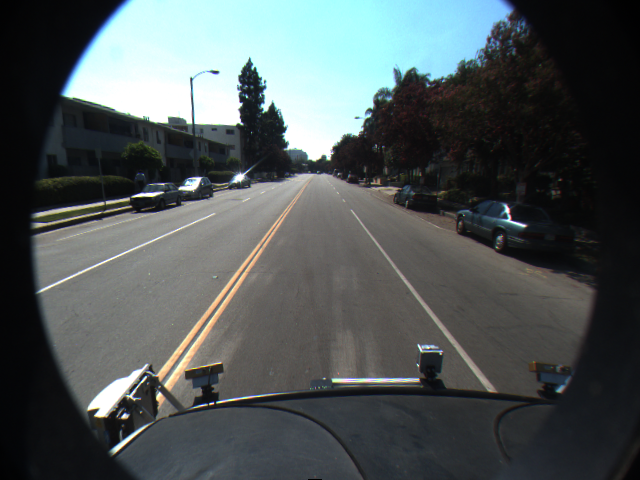
#> input picture hw-2-edgedetection-houghtransformsandimagesegmentation_11215/road1.png, 640 x 480 px
$ jupyter execute Question2.ipynb   (shell and % lines are left out)
#> lines starting #> are read from the running program, lines starting #| are printed output that depends on the picture; after the words box and inside, x2 and y2 are one past the last pixel; in counts of white or black regions, pixels touching at a corner belong together
## All header files

[cell 1]
import cv2
import numpy as np
from skimage.exposure import rescale_intensity
import matplotlib.pyplot as plt
import scipy.stats as st

[cell 2]
plt.figure()
roadimage1 = cv2.imread("road1.png")
#> roadimage1 is the input picture: shape (480, 640, 3); mean B, G, R 86.8, 86.2, 78.9
plt.imshow(roadimage1)
plt.figure()
roadimage2 = cv2.imread("road2.png")
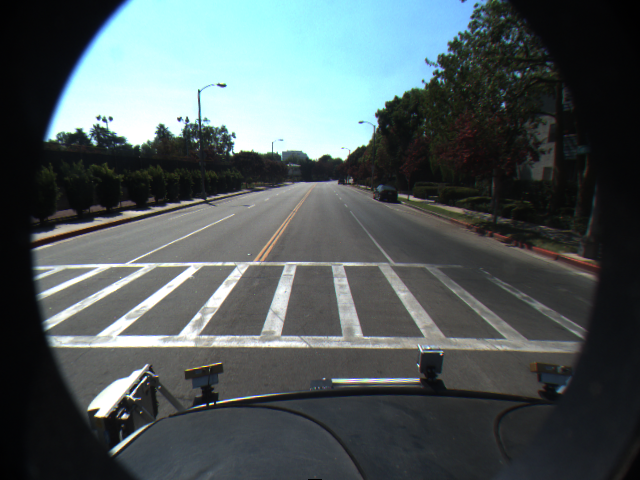
#> input picture hw-2-edgedetection-houghtransformsandimagesegmentation_11215/road2.png, 640 x 480 px
#> roadimage2 is the input picture: shape (480, 640, 3); mean B, G, R 91.3, 90.1, 79.7
plt.imshow(roadimage2)

### Use of image processing techniques, for lane detection

[cell 3]
roadimage1 = cv2.imread("road1.png")
roadimage2 = cv2.imread("road2.png")
img1 = roadimage1
img2 = roadimage2
imgray1 = cv2.cvtColor(img1,cv2.COLOR_BGR2GRAY)
ret1,thresh1 = cv2.threshold(imgray1,127,255,0)
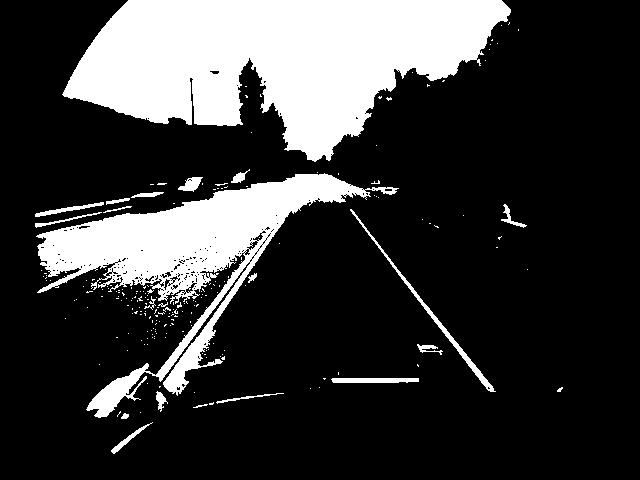
#> thresh1: shape (480, 640); 22.5% white; 214 white regions (193 under 20 px), largest, box (x1, y1, x2, y2) and area: (62, 0, 511, 162) 43532, (36, 173, 399, 418) 21918, (350, 209, 496, 392) 881

imgray2 = cv2.cvtColor(img2,cv2.COLOR_BGR2GRAY)
ret2,thresh2 = cv2.threshold(imgray2,127,255,0)
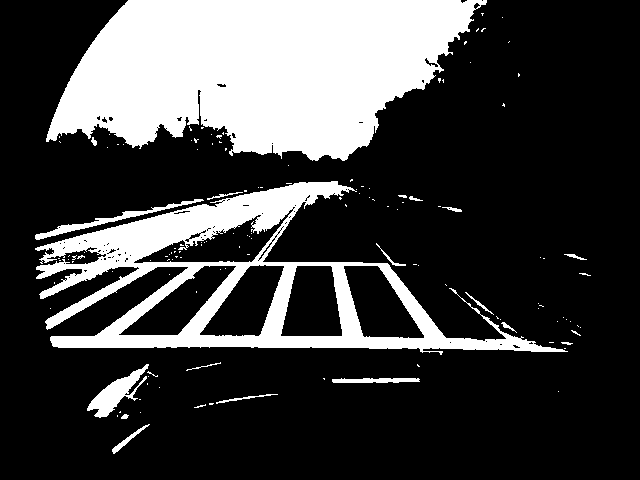
#> thresh2: shape (480, 640); 25.1% white; 136 white regions (117 under 20 px)


fig = plt.figure()
a=fig.add_subplot(1,2,1)
a.set_title("road1")
plt.imshow(thresh1)
a=fig.add_subplot(1,2,2)
a.set_title("road2")
plt.imshow(thresh2)

[cell 4]
contours,hierarchy = cv2.findContours(thresh1,cv2.RETR_TREE,cv2.CHAIN_APPROX_SIMPLE)
#> contours = 446 contours, 416 with area under 20; largest, box (x1, y1, x2, y2) and area: (62, 0, 511, 162) 42872, (36, 173, 399, 418) 21440, (350, 209, 496, 392) 697, (331, 378, 419, 383) 327, (35, 202, 104, 217) 190
cv2.drawContours(img1, contours, -1, (0,255,0), 3)
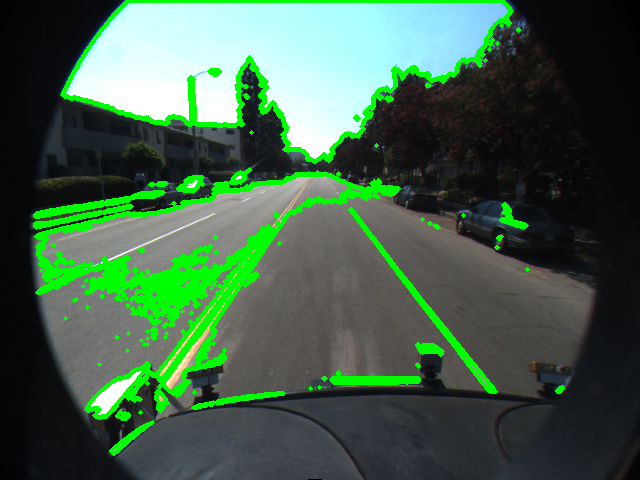
#> img1: shape (480, 640, 3); 9.16% of pixels changed, all inside (x1, y1, x2, y2) = (33, 0, 565, 456)

contours,hierarchy = cv2.findContours(thresh2,cv2.RETR_TREE,cv2.CHAIN_APPROX_SIMPLE)
#> contours = 246 contours, 219 with area under 20; largest, box (x1, y1, x2, y2) and area: (46, 0, 487, 161) 48826, (35, 181, 568, 355) 39398, (343, 265, 425, 339) 3544, (280, 265, 343, 337) 3484, (199, 264, 285, 337) 3423
cv2.drawContours(img2, contours, -1, (0,255,0), 3)
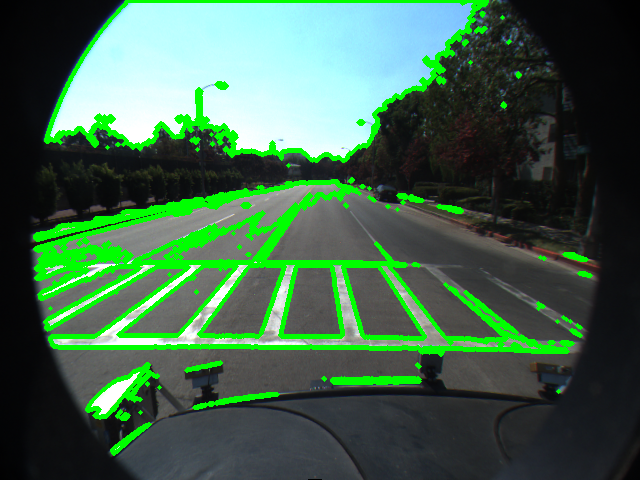
#> img2: shape (480, 640, 3); 10.57% of pixels changed, all inside (x1, y1, x2, y2) = (33, 0, 593, 456)

[cell 5]
fig = plt.figure()
a=fig.add_subplot(1,2,1)
a.set_title("road1")
plt.imshow(img1)
a=fig.add_subplot(1,2,2)
a.set_title("road2")
plt.imshow(img2)
#> figure, not shown here; B, G, R data is drawn as R, G, B

##### Lanes are detected but also other parts are highlighted. Therefore other methods are applied.

#### Canny Edge Detector
1. First argument is image.
2. Second and third argument is Hysteresis thresholding maxValue and minValue.
Change of these max and min will decide that lines are edges are not.
Below min intensity gradient are not edges.
Above max intensity gradient are edges.
Between min and max pixels can be edge and non-edge.
If connected to edge(above max), they are edge. Otherwise discarded.
Tried with 3 combinations, third combination yields better.

http://docs.opencv.org/trunk/da/d22/tutorial_py_canny.html

[cell 6]
edges1 = cv2.Canny(roadimage1,10,20,apertureSize = 3)
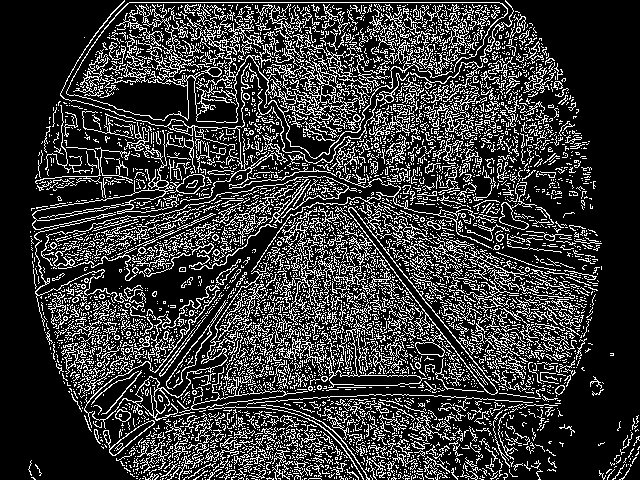
#> edges1: shape (480, 640); 21.9% white in thin lines or dots
edges2 = cv2.Canny(roadimage1,10,500,apertureSize = 3)
#> edges2: shape (480, 640); 5.3% white in thin lines or dots, all inside (x1, y1, x2, y2) = (32, 0, 565, 456)
edges3 = cv2.Canny(roadimage1,100,200,apertureSize = 5)
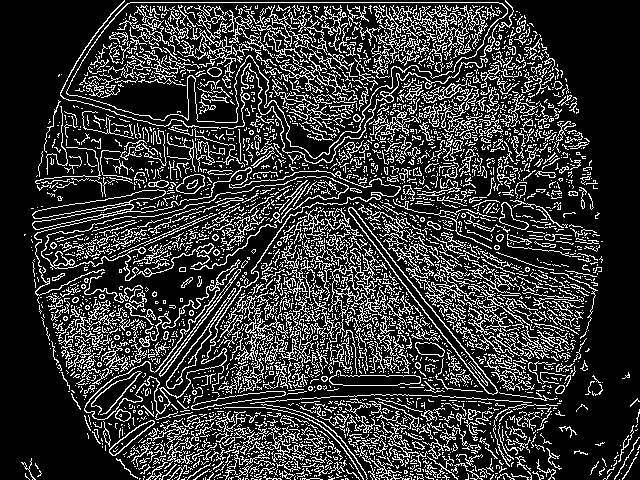
#> edges3: shape (480, 640); 21.1% white in thin lines or dots
edges4 = cv2.Canny(roadimage1,100,200,apertureSize = 3)
#> edges4: shape (480, 640); 4.6% white in thin lines or dots, all inside (x1, y1, x2, y2) = (30, 0, 599, 480)

[cell 7]
fig = plt.figure()
a=fig.add_subplot(1,2,1)
a.set_title("Before")
plt.imshow(roadimage1,cmap='gray')
a=fig.add_subplot(1,2,2)
a.set_title("After")
plt.imshow(edges1,cmap='gray')
#> figure, not shown here; B, G, R data is drawn as R, G, B

[cell 8]
fig = plt.figure()
a=fig.add_subplot(1,2,1)
a.set_title("Before")
plt.imshow(roadimage1,cmap='gray')
a=fig.add_subplot(1,2,2)
a.set_title("After")
plt.imshow(edges2,cmap='gray')
#> figure, not shown here; B, G, R data is drawn as R, G, B

[cell 9]
fig = plt.figure()
a=fig.add_subplot(1,2,1)
a.set_title("Before")
plt.imshow(roadimage1,cmap='gray')
a=fig.add_subplot(1,2,2)
a.set_title("After")
plt.imshow(edges3,cmap='gray')
#> figure, not shown here; B, G, R data is drawn as R, G, B

[cell 10]
fig = plt.figure()
a=fig.add_subplot(1,2,1)
a.set_title("Before")
plt.imshow(roadimage1,cmap='gray')
a=fig.add_subplot(1,2,2)
a.set_title("After")
plt.imshow(edges4,cmap='gray')
#> figure, not shown here; B, G, R data is drawn as R, G, B

[cell 11]
edges3 = cv2.Canny(roadimage2,100,200,apertureSize = 3)
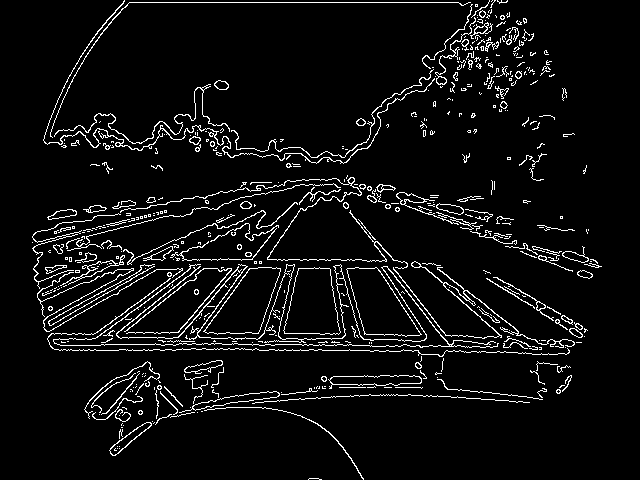
#> edges3: shape (480, 640); 5.8% white in thin lines or dots, all inside (x1, y1, x2, y2) = (32, 0, 602, 480)
fig = plt.figure()
a=fig.add_subplot(1,2,1)
a.set_title("Before")
plt.imshow(roadimage2,cmap='gray')
a=fig.add_subplot(1,2,2)
a.set_title("After")
plt.imshow(edges3,cmap='gray')
#> figure, not shown here; B, G, R data is drawn as R, G, B

## Hough Transform

    http://docs.opencv.org/3.0-beta/_images/houghlines1.svg

    It returns rho(distance) and theta(angle) of lines detected.
    First parameter, Input image should be a binary image, so apply threshold or use canny edge detection before finding applying hough transform.
    Second and third parameters are \rho and \theta accuracies respectively.
    Fourth argument is the threshold, which means minimum vote it should get for it to be considered as a line.
    Number of votes depend upon number of points on the line. So it represents the minimum length of line that should be detected.

http://docs.opencv.org/3.0-beta/doc/py_tutorials/py_imgproc/py_houghlines/py_houghlines.html

[cell 12]
roadimage1 = cv2.imread('road1.png')
lines = cv2.HoughLines(edges4,1,np.pi/180,205)
#> lines = [[2, 1.57]]
for rho,theta in lines[0]:
    a = np.cos(theta)
    b = np.sin(theta)
    x0 = a*rho
    y0 = b*rho
    x1 = int(x0 + 1000*(-b))
    y1 = int(y0 + 1000*(a))
    x2 = int(x0 - 1000*(-b))
    y2 = int(y0 - 1000*(a))

    cv2.line(roadimage1,(x1,y1),(x2,y2),(0,0,255),2)
#> this loop made 1 pass
#> (rho, theta, a, b, x0, y0, x1, y1) on pass 1: (2, 1.57, -4.37e-08, 1, -8.74e-08, 2, -1000, 1)
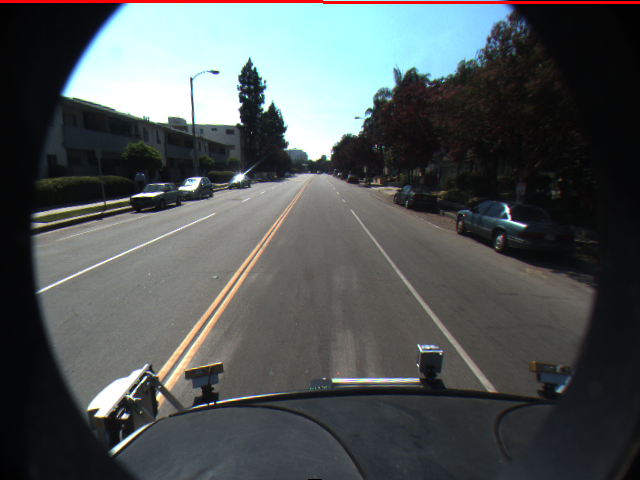
#> roadimage1: shape (480, 640, 3); 0.62% of pixels changed, all inside (x1, y1, x2, y2) = (0, 0, 640, 4)
plt.figure()
plt.imshow(roadimage1,cmap='gray')

roadimage2 = cv2.imread('road2.png')
lines = cv2.HoughLines(edges3,1,np.pi/180,190)
#> lines = [[2, 1.57], [344, 1.57], [350, 1.57]]
for rho,theta in lines[0]:
    a = np.cos(theta)
    b = np.sin(theta)
    x0 = a*rho
    y0 = b*rho
    x1 = int(x0 + 1000*(-b))
    y1 = int(y0 + 1000*(a))
    x2 = int(x0 - 1000*(-b))
    y2 = int(y0 - 1000*(a))

    cv2.line(roadimage2,(x1,y1),(x2,y2),(0,0,255),2)
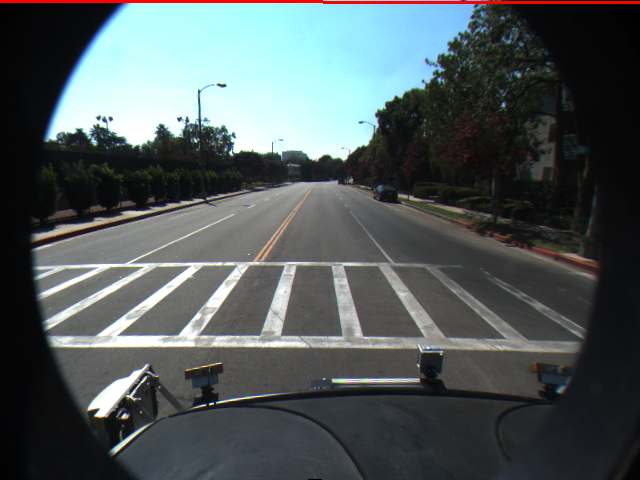
#> roadimage2: shape (480, 640, 3); 0.62% of pixels changed, all inside (x1, y1, x2, y2) = (0, 0, 640, 4)
plt.figure()
plt.imshow(roadimage2,cmap='gray')
